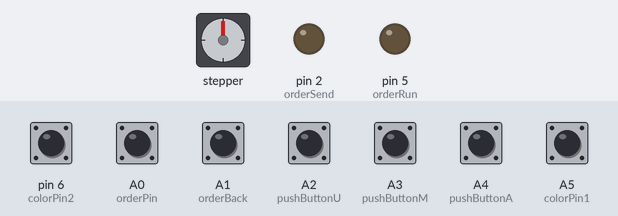
Recording of a sketch running on a simulated Arduino Uno, built with avr-gcc and run on an emulated ATmega328P. On the bench: stepper motor, output pins drawn as LEDs (lit = HIGH). Wiring (inferred from the names in the program): stepper motor driver (200 steps per turn assumed): step pin 3; direction pin 4. Inputs (shaded band) come from the test bench; at power-on: A0 (orderPin), A1 (orderBack), A2 (pushButtonU), A3 (pushButtonM), A4 (pushButtonA), A5 (colorPin1), pin 6 (colorPin2) HIGH. Pins used as bus, display or sensor lines are not drawn; what the sketch prints to the serial monitor is not drawn.

Above: at 1.2 s.
1.3 s: A0 (orderPin) pulled LOW for 0.15 s
At 2.1 s:
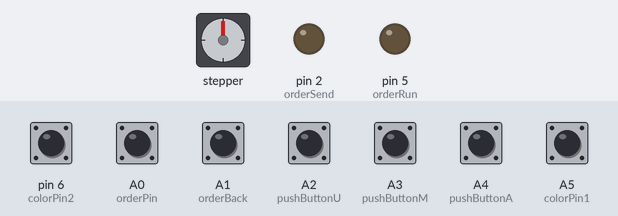
4.4 s: A3 (pushButtonM) pulled LOW for 0.15 s
At 5.2 s:
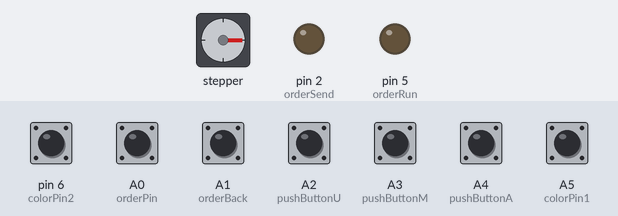
7.5 s: A2 (pushButtonU) pulled LOW for 0.15 s
At 7.9 s:
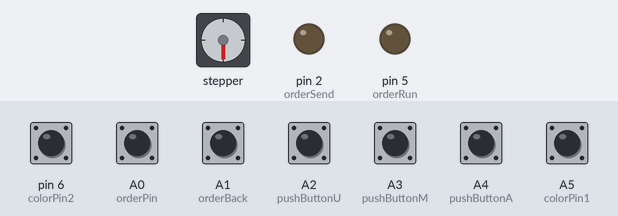
9.1 s: A0 (orderPin) pulled LOW for 1 s
At 10.1 s:
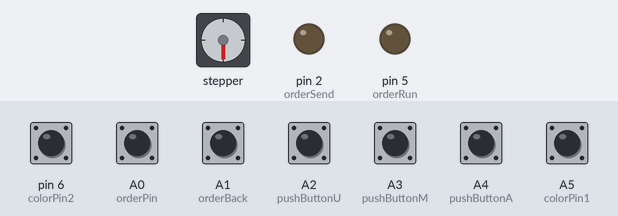
13.1 s: A3 (pushButtonM) pulled LOW for 1 s
17.1 s: A4 (pushButtonA) pulled LOW for 0.15 s
At 18.4 s:
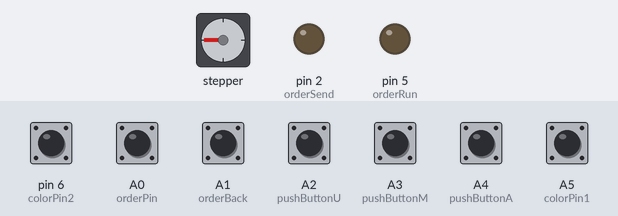
Timing chart, 0 to 19.7 s (numbered marks = the images above; inputs shaded):
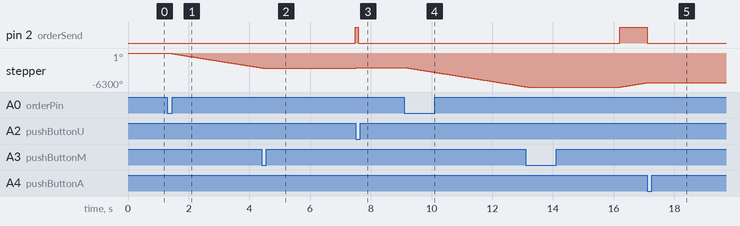

The sketch:

sketch_aug25a.ino
```cpp
#define orderSend 2
#define stepPin 3
#define dirPin 4
#define orderPin A0
#define orderBack A1
#define pushButtonA A4
#define pushButtonM A3
#define pushButtonU A2
#define colorPin1 A5
#define colorPin2 6
#define orderRun 5


void setup() {
  Serial.begin(9600);
  pinMode(stepPin, OUTPUT);
  pinMode(dirPin, OUTPUT);
  pinMode(orderSend, OUTPUT);
  pinMode(orderPin, INPUT_PULLUP);
  pinMode(orderBack, INPUT_PULLUP);
  pinMode(pushButtonA, INPUT_PULLUP);
  pinMode(pushButtonM, INPUT_PULLUP);
  pinMode(pushButtonU, INPUT_PULLUP);
  pinMode(colorPin1, INPUT_PULLUP);
  pinMode(colorPin2, INPUT_PULLUP);
  pinMode(orderRun,OUTPUT);
  digitalWrite(orderRun,LOW);
  digitalWrite(stepPin, LOW);
  digitalWrite(dirPin, LOW);
  digitalWrite(orderSend, LOW);
}
void Step(int s)
{
  for (int a = 0; a < s; a++)
  {
    digitalWrite(stepPin, HIGH);
    delayMicroseconds(1000);
    digitalWrite(stepPin, LOW);
    delayMicroseconds(1000);
  }
  Serial.print("电机:  ");Serial.println(s);
}
void abandon()
{
  digitalWrite(dirPin, LOW);
  delay(5);
  int ba = digitalRead(pushButtonA);
  int bu = digitalRead(pushButtonU);
  int bm = digitalRead(pushButtonM);
  while(ba && bu)
  {
      Step(50);
      ba = digitalRead(pushButtonA);
      bu = digitalRead(pushButtonU);
      Serial.println("Abandon");
    }
  digitalWrite(dirPin, HIGH);
  Serial.println("丢弃");
  digitalWrite(orderSend,LOW);
}
void use()
{
  digitalWrite(dirPin, HIGH);
  if (digitalRead(orderBack))//炮台就绪时拉高电位
  {
    int ba = digitalRead(pushButtonA);
    int bu = digitalRead(pushButtonU);
    int bm = digitalRead(pushButtonM);
    while(ba && bu)
  {
      Step(50);
      ba = digitalRead(pushButtonA);
      bu = digitalRead(pushButtonU);
      Serial.println("Use");
    }
    digitalWrite(dirPin, LOW);
    Serial.println("使用");
    digitalWrite(orderSend,LOW);
  }
    Serial.println("Use");
}
void pink()
{
  Serial.println("Pink");
  digitalWrite(dirPin, HIGH);Serial.println(digitalRead(orderBack));
  if (digitalRead(orderBack))//炮台就绪时拉高电位
  {
    int ba = digitalRead(pushButtonA);
    int bu = digitalRead(pushButtonU);
    int bm = digitalRead(pushButtonM);
        while(ba && bu)
  {
      Step(50);
      ba = digitalRead(pushButtonA);
      bu = digitalRead(pushButtonU);
    }
    digitalWrite(dirPin, LOW);
    Serial.println("粉色");
    digitalWrite(orderSend,LOW);
  }
}
void Ready()
{
  Serial.println("Ready");
  delay(2);
  int ba = digitalRead(pushButtonA);
  int bu = digitalRead(pushButtonU);
  int bm = digitalRead(pushButtonM);
  while(ba && bu && bm)
  {
      Step(50);
      ba = digitalRead(pushButtonA);
      bu = digitalRead(pushButtonU);
      bm = digitalRead(pushButtonM);
      Serial.println("***************");
    }
  if (!ba)
      {
        digitalWrite(dirPin, LOW);
        while(bm)
        {
          Step(50);
          bm = digitalRead(pushButtonM);
          Serial.println("********A-M");
          Serial.println(analogRead(pushButtonM));
          }
      }
    else {
          if (!bu)
           {
            digitalWrite(dirPin, HIGH);
            while(bm)
        {
          Step(50);
          bm = digitalRead(pushButtonM);
          Serial.println("********U-M");
          Serial.println(analogRead(pushButtonM));
          }
           }
         }
}
void judge()
{

  Serial.println("judge");
  Ready();
//  delay(300);
  int color1=0,color2=0;
  for (int a = 0; a < 20; a++)
  {
    delay(2);
    color1 += digitalRead(colorPin1);
    color2 += digitalRead(colorPin2);
  }
  if (color1 <10)
    {
      if(color2>=10)
      abandon();
    }
  else {
         digitalWrite(orderSend,HIGH);
         if(color2<10)
         {
          use();
         }
         else pink();
       }
 /*      #define orderSend 2
#define stepPin 3
#define dirPin 4
#define orderPin A0
#define orderBack A1
#define pushButtonA A2
#define pushButtonM A3
#define pushButtonU A4
#define colorPin1 A5
#define colorPin2 A6
#define stepA 500
#define stepU 500
************************************
*#define con 20
#define Switch A0
#define orderOut1 3
#define orderOut2 4
*/
}
void loop()
{Serial.println(digitalRead(dirPin));
  Serial.println("loop");
  delay(2);
  int data = 0;
  for (int i = 0; i < 10; i++)
  {
    delay(2);
    data += digitalRead(orderPin);
  }
  if (data < 5)
  {Serial.println("judge");
  Ready();
  delay(3000);
  int color1=0,color2=0;
  for (int a = 0; a < 20; a++)
  {
    delay(2);
    color1 += digitalRead(colorPin1);
    color2 += digitalRead(colorPin2);
  }
  if (color1 <10)
    {
      if(color2>=10)
      abandon();
    }
  else {
         digitalWrite(orderSend,HIGH);
         if(color2<10)
         {
          use();
         }
         else pink();
       }}

}
```

Measured:
- after the input at 1.3 s, stepper: keeps turning counter-clockwise at about 891°/s, starting at once
- after the input at 4.4 s, pin 2 (orderSend): LOW → HIGH after 3.1 s; stepper: goes on until 4.4 s, then stays -2790°
- after the input at 7.5 s, pin 2 (orderSend): HIGH → LOW after 0.09 s; stepper: goes on until 7.6 s, then stays -2700°
- after the input at 9.1 s, stepper: keeps turning counter-clockwise at about 891°/s, starting at once
- after the input at 13.1 s, pin 2 (orderSend): LOW → HIGH after 3.1 s
- after the input at 17.1 s, pin 2 (orderSend): HIGH → LOW at once; stepper: goes on until 17.1 s, then stays -5490°
